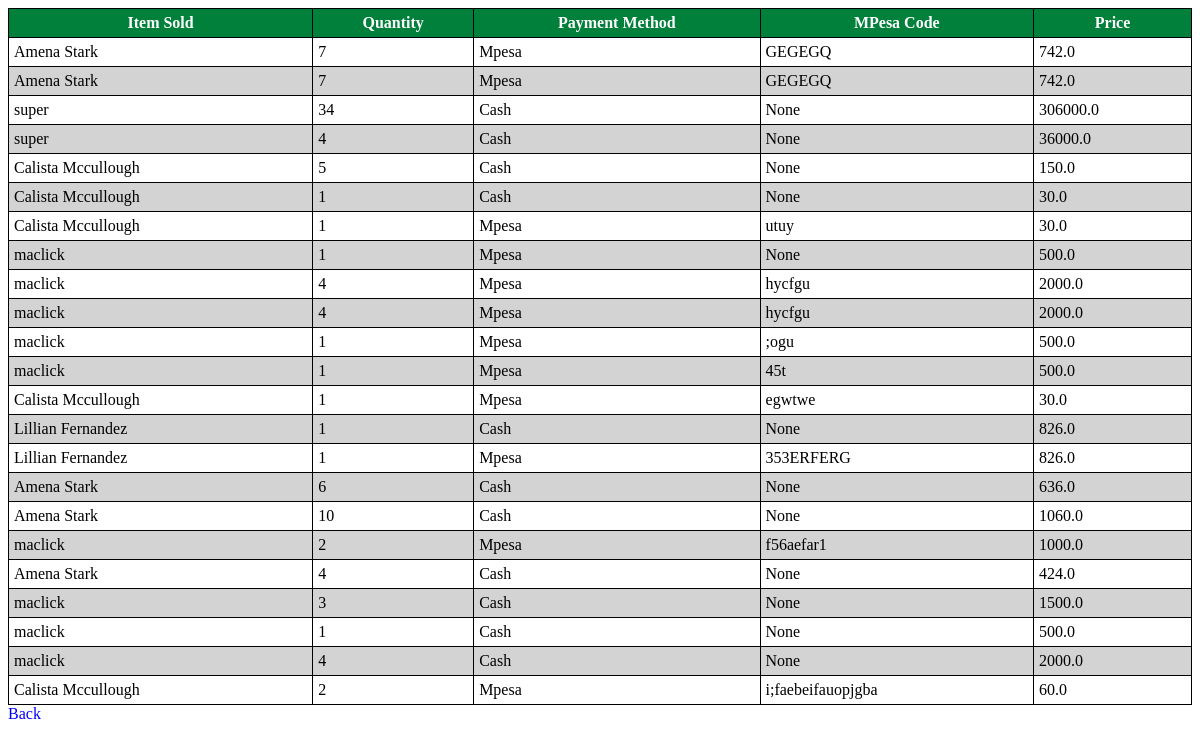
The page /cashier/sales-summary/ on the database as committed earlier.
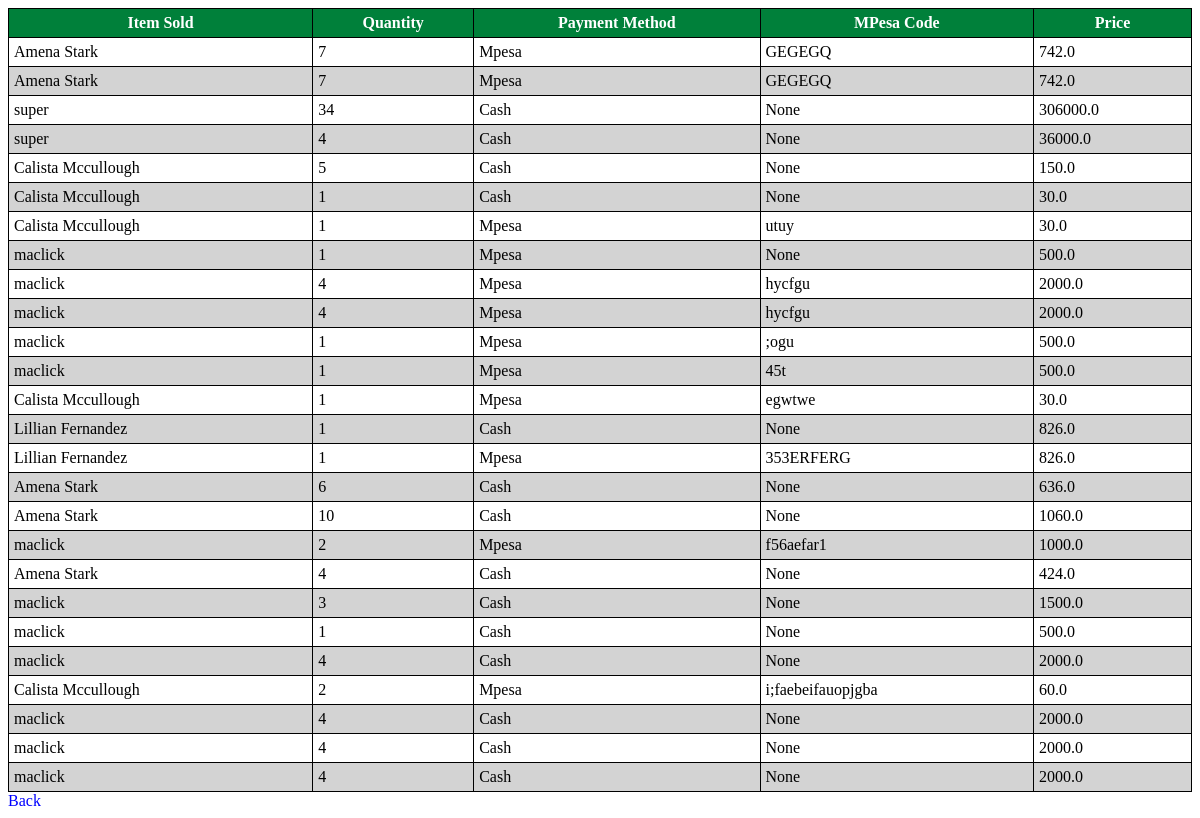
The same page on the database as committed later.
### cashier/models.py (models this page shows, shortened)
class Sales(models.Model):
    PAYMENT_METHOD_CHOICES = [
        ('Cash', 'Cash'),
        ('Mpesa', 'Mpesa'),
    ]
    stock_item = models.ForeignKey(Stock, on_delete=models.CASCADE)
    quantity_sold = models.PositiveIntegerField()
    sale_price = models.FloatField(editable=False)
    payment_method = models.CharField(max_length=100, choices=PAYMENT_METHOD_CHOICES)
    mpesa_code = models.CharField(max_length=100, blank=True, null=True)

### manager/models.py (models this page shows)
class Stock(models.Model):
    product_name = models.CharField(max_length=100)
    product_id = models.CharField(max_length=100)
    product_quantity = models.IntegerField()
    product_price = models.FloatField()
    def __str__(self):
        return self.product_name

### cashier/views.py (the view)
# urls.py: path('sales-summary/', views.sales_summary, name='sales-summary'),
def sales_summary(request):
    sales = Sales.objects.all()
    return render(request, 'sales_summary.html', {'sales': sales})

### cashier/templates/sales_summary.html (shortened to what this page needs)
<table>
    <thead>
        <tr>
            <th>Item Sold</th>
            <th>Quantity</th>
            <th>Payment Method</th>
            <th>MPesa Code</th>
            <th>Price</th>
        </tr>
    </thead>
    <tbody>
        {% for item in sales %}
            <tr>
                <td>{{ item.stock_item }}</td>
                <td>{{ item.quantity_sold }}</td>
                <td>{{ item.payment_method }}</td>
                <td>{{ item.mpesa_code }}</td>
                <td>{{ item.sale_price }}</td>
            </tr>
        {% endfor %}
    </tbody>
</table>
<a href="{% url 'cashier-dashboard' %}">Back</a>

### cashier/templates/sales_summary.html (style rules this page uses)
table { width: 100%; border-collapse: collapse; }
th, td { border: 1px solid black; padding: 5px; }
th { background: rgb(0, 128, 58); color: white; }
tr:nth-child(even) { background: lightgray; }
a { text-decoration: none; color: blue; }

Rows that differ between the two databases and show on the page:
added Sales: stock_item "maclick", quantity_sold "4", payment_method "Cash", mpesa_code "None", sale_price "2000.0"
added Sales: stock_item "maclick", quantity_sold "4", payment_method "Cash", mpesa_code "None", sale_price "2000.0"
added Sales: stock_item "maclick", quantity_sold "4", payment_method "Cash", mpesa_code "None", sale_price "2000.0"
